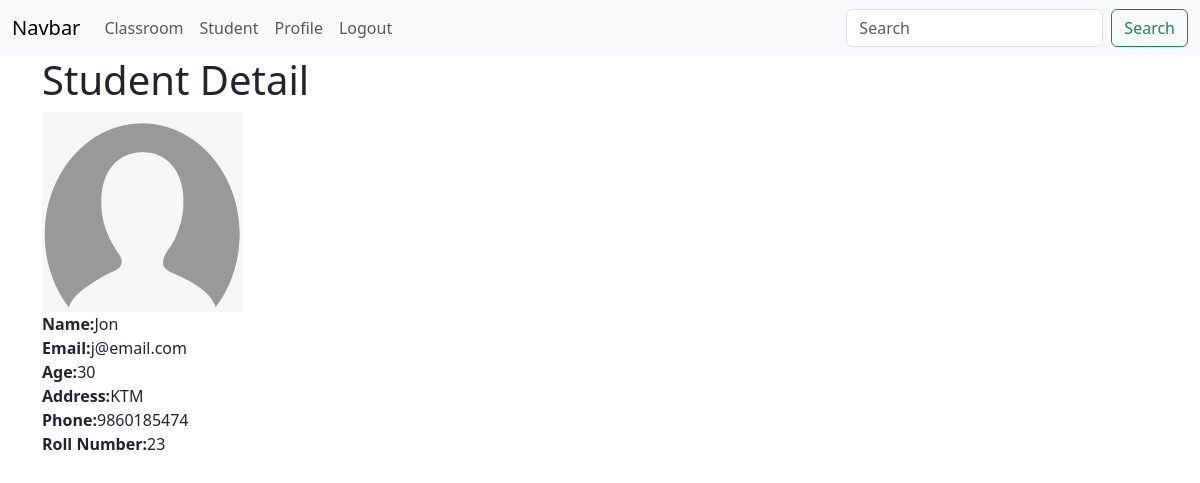
Before: /crud/detail-profile/1/ (signed in) with the older database file.
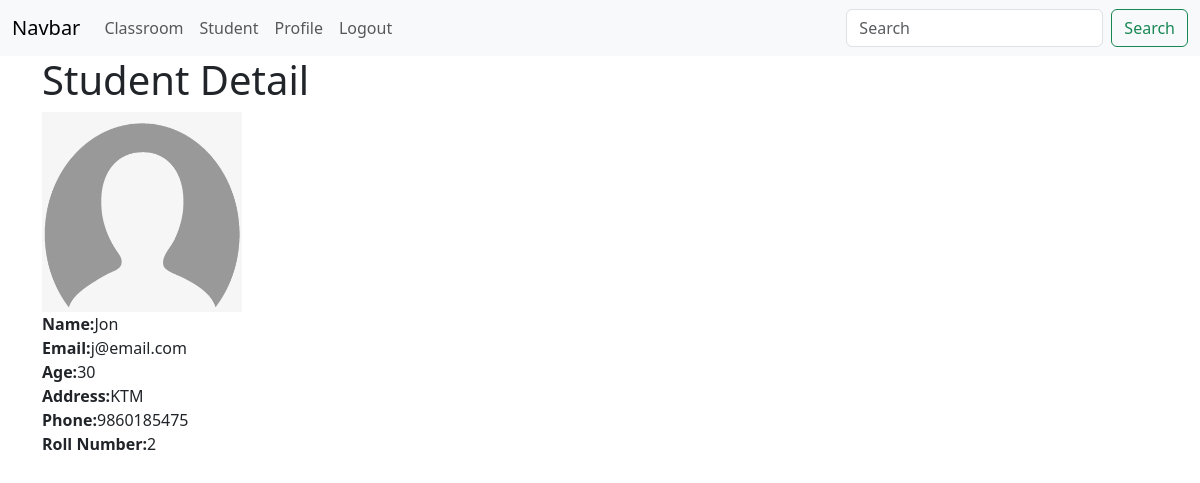
After: the same page with the newer database file.
### crud/models.py (models this page shows)
class StudentProfile(models.Model):
    student = models.OneToOneField(Student, on_delete=models.CASCADE)
    phone = models.CharField(max_length=14)
    roll_no = models.IntegerField()
    profile_picture = models.FileField(null=True, blank=True,
                                       upload_to='profile_pictures')

class Student(models.Model):
    name = models.CharField(max_length=20)
    email = models.EmailField(max_length=20)
    age = models.IntegerField()
    address = models.CharField(max_length=20)
    classroom = models.ForeignKey(ClassRoom, on_delete=models.CASCADE)

### crud/views.py (the view)
# urls.py: path('detail-profile/<int:id>/', detail_profile, name='detail_profile'),
@login_required
def detail_profile(request, id):
    profile = StudentProfile.objects.get(id=id)
    return render(request, template_name='crud/detail_profile.html', context={'profile': profile})

### crud/templates/crud/detail_profile.html
{% extends 'core/base.html' %}
{% load static %}
{% block content %}
    <h1>Student Detail</h1>
    {% if profile.profile_picture %}
        <img src="{{ profile.profile_picture.url }}" alt="pp" style="height: 200px; width: 200px">
    {% else %}
        <img src="{% static 'crud/img/default.png' %}" alt="pp" style="height: 200px; width: 200px">
    {% endif %}
    <br>
    <b>Name:</b>{{ profile.student.name }}<br>
    <b>Email:</b>{{ profile.student.email }}<br>
    <b>Age:</b>{{ profile.student.age }}<br>
    <b>Address:</b>{{ profile.student.address }}<br>
    <b>Phone:</b>{{ profile.phone }}<br>
    <b>Roll Number:</b>{{ profile.roll_no }}<br>
{% endblock %}

Changed rows visible on the page:
changed StudentProfile "Jon": phone "9860185474" → "9860185475"; roll_no "23" → "2"
